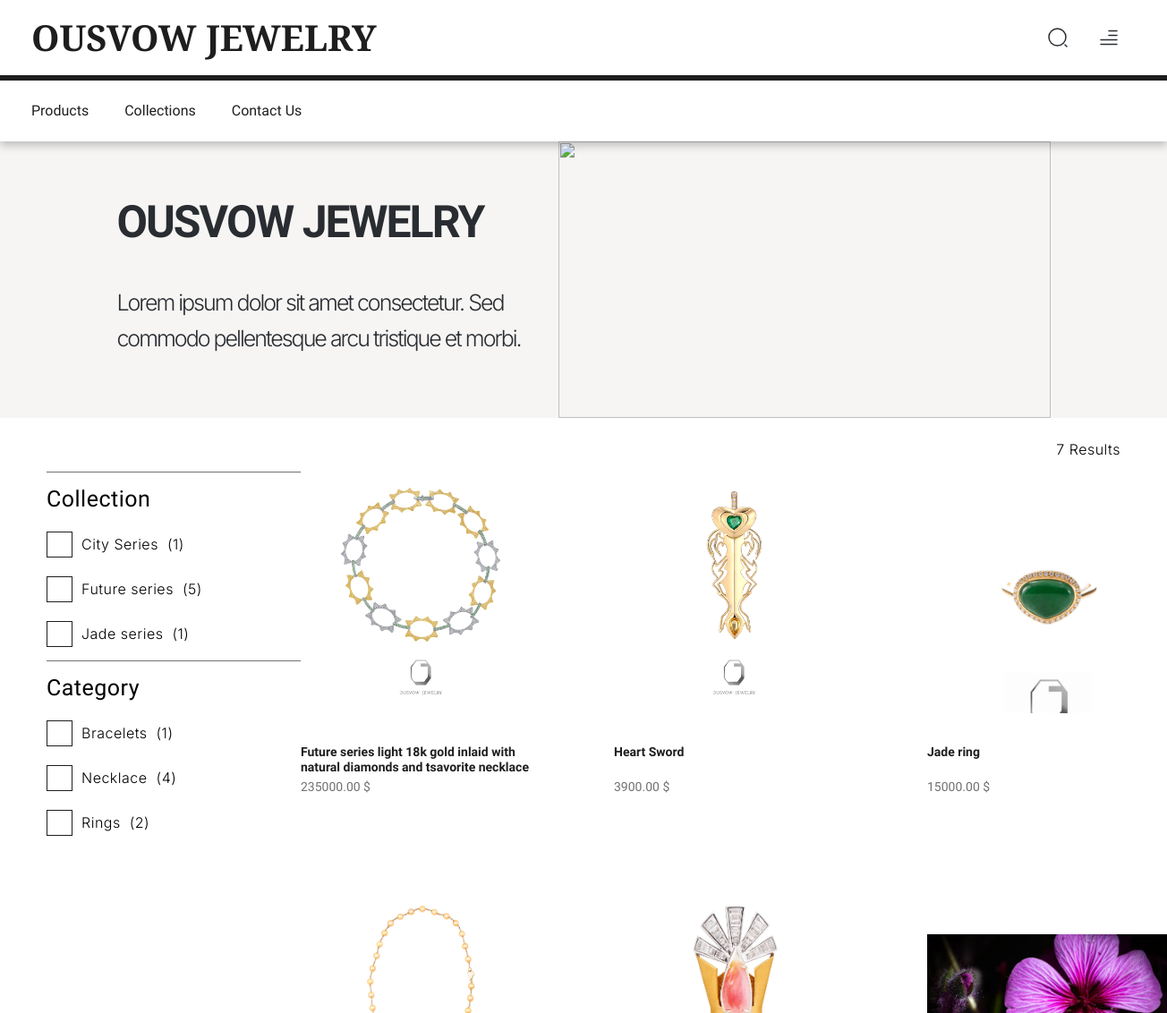
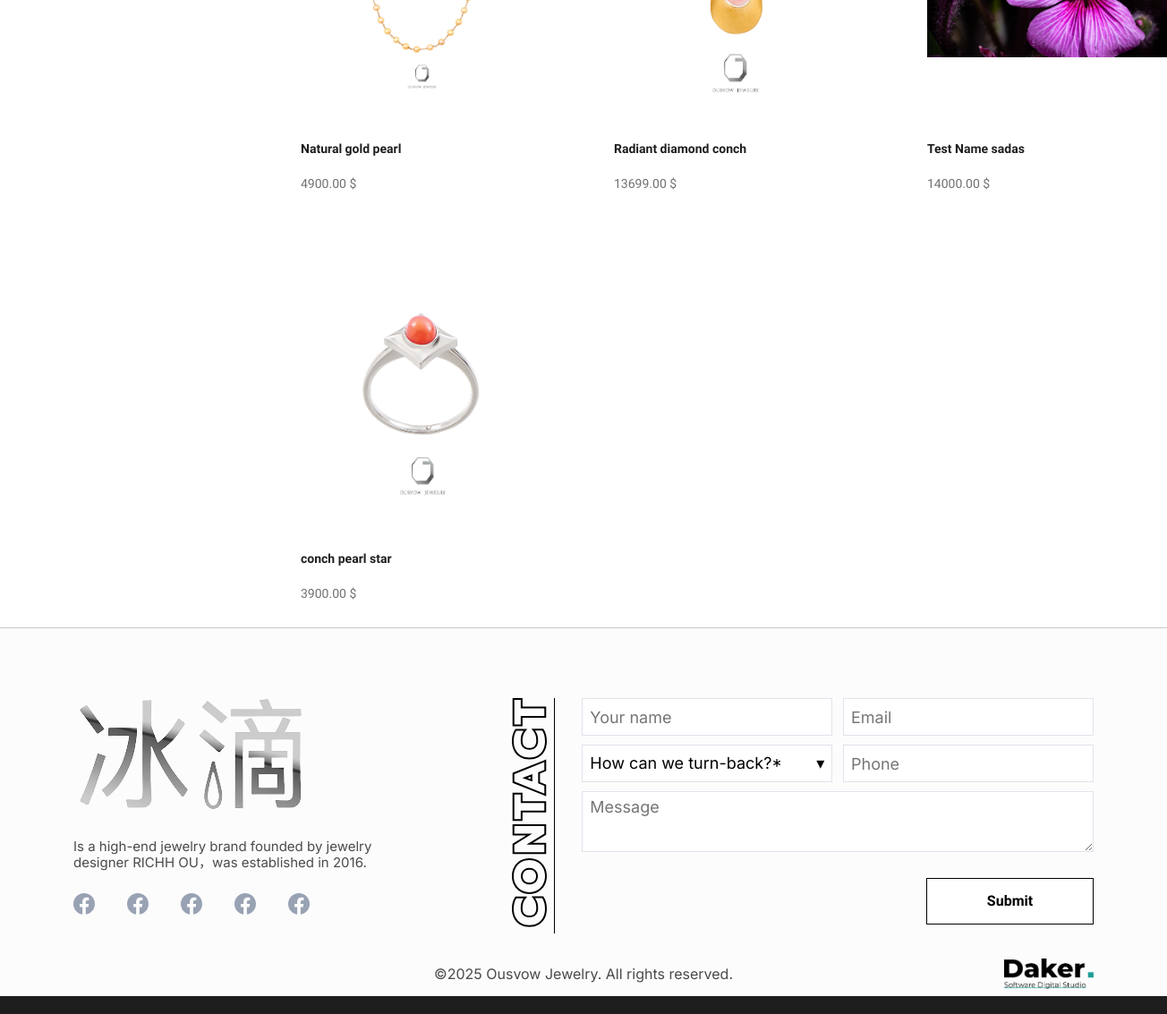
Page /catalog/ on the committed database (2 pictures, top to bottom).
### catalog/models.py (models this page shows, shortened)
class TimestampedModel(models.Model):
    created_at = models.DateTimeField(auto_now_add=True, db_index=True)
    updated_at = models.DateTimeField(auto_now=True)
    class Meta:
        abstract = True

class Collection(TimestampedModel):
    name = models.CharField(max_length=200, unique=True)
    slug = models.SlugField(max_length=220, unique=True, help_text="Auto-filled from name")
    description = models.TextField(blank=True)
    photo = models.ImageField(upload_to="collections/%Y/%m/%d/", blank=True, null=True)
    quick_link = models.URLField(
        blank=True,
        help_text="External quick link (e.g., landing or promo URL)"
    )
    class Meta:
        ordering = ["name"]
        indexes = [models.Index(fields=["slug"])]

class Category(TimestampedModel):
    name = models.CharField(max_length=200, unique=True)
    slug = models.SlugField(max_length=220, unique=True, help_text="Auto-filled from name")
    description = models.TextField(blank=True)
    class Meta:
        ordering = ["name"]
        indexes = [models.Index(fields=["slug"])]

class Product(TimestampedModel):
    collection = models.ForeignKey(  # NEW
        Collection,
        on_delete=models.PROTECT,
        related_name="products",
    )
    category = models.ForeignKey(    # как и было, но теперь к глобальной Category
        Category,
        on_delete=models.PROTECT,
        related_name="products",
    )
    name = models.CharField(max_length=250)
    slug = models.SlugField(max_length=270, unique=True, help_text="Auto-filled from name")
    description = models.TextField(blank=True)
    price = models.DecimalField(max_digits=12, decimal_places=2,
                                validators=[MinValueValidator(Decimal("0.0"))])
    currency = models.CharField(max_length=3, default="USD")
    sku = models.CharField(max_length=64, unique=True, help_text="Stock keeping unit / article code")
    material = models.CharField(max_length=20, choices=MaterialType.choices, default=MaterialType.GOLD)
    metal_color = models.CharField(max_length=10, choices=MetalColor.choices, default=MetalColor.NONE)
    metal_purity_karat = models.PositiveSmallIntegerField(blank=True, null=True, help_text="e.g., 14, 18")
    weight_grams = models.DecimalField(max_digits=7, decimal_places=2, blank=True, null=True)
    gemstone = models.CharField(max_length=120, blank=True, help_text="e.g., Diamond, Emerald")
    gemstone_carat = models.DecimalField(max_digits=6, decimal_places=3, blank=True, null=True)
    ring_size = models.CharField(max_length=16, blank=True)
    stock = models.PositiveIntegerField(default=0)
    is_active = models.BooleanField(default=True)
    class Meta:
        ordering = ["name"]
        indexes = [
            models.Index(fields=["slug"]),
            models.Index(fields=["collection"]),
            models.Index(fields=["category"]),
            models.Index(fields=["is_active"]),
        ]
    def get_absolute_url(self):
        return reverse("catalog:detail", kwargs={"slug": self.slug})

class ProductImage(TimestampedModel):
    product = models.ForeignKey(Product, on_delete=models.CASCADE, related_name="images")
    image = models.ImageField(upload_to=product_image_upload_to)
    alt_text = models.CharField(max_length=200, blank=True)
    class Meta:
        ordering = ["id"]

### catalog/views.py (the view)
# urls.py: path("catalog/", views.product_list_view, name="list"),       # /catalog/
def product_list_view(request):
    selected_collections = request.GET.getlist("collection")
    selected_categories  = request.GET.getlist("category")
    products_qs = (
        Product.objects.filter(is_active=True)
        .select_related("collection", "category")
        .prefetch_related("images")
        .order_by("name")
    )
    if selected_collections:
        products_qs = products_qs.filter(collection__slug__in=selected_collections)
    if selected_categories:
        products_qs = products_qs.filter(category__slug__in=selected_categories)
    total_results = products_qs.count()
    collections = (
        Collection.objects
        .annotate(
            product_count=Count(
                "products",
                filter=Q(products__is_active=True) &
                       (Q(products__category__slug__in=selected_categories) if selected_categories else Q()),
                distinct=True,
            )
        )
        .order_by("name")
    )
    categories = (
        Category.objects
        .annotate(
            product_count=Count(
                "products",
                filter=Q(products__is_active=True) &
                       (Q(products__collection__slug__in=selected_collections) if selected_collections else Q()),
                distinct=True,
            )
        )
        .order_by("name")
    )
    context = {
        "products": products_qs,
        "collections": collections,
        "categories": categories,
        "selected_collections": selected_collections,
        "selected_categories": selected_categories,
        "total_results": total_results,
    }
    return render(request, "catalog/product_list.html", context)

### templates/catalog/product_list.html (shortened to what this page needs)
{% extends 'base.html' %}
{% load static %}
{% block extra_css %}
<link href="{% static 'css/pages/catalog.css' %}" rel="stylesheet" />
{% endblock %}
{% block content %}
<div class="catalog__wrapper">
  <div class="catalog__image">
    <div class="catalog__image-name">
      <h2>OUSVOW JEWELRY</h2>
      <p>Lorem ipsum dolor sit amet consectetur. Sed commodo pellentesque arcu tristique et morbi.</p>
    </div>
    <div class="catalog__image-img">
      <img src="{% static 'img/catalog/back.jpg' %}" alt="" />
    </div>
  </div>
  <div class="catalog__container">
    <div class="catalog__container-results">
      <span>{{ total_results }} Results</span>
    </div>
    <div class="catalog__container-wrapper">
      <aside class="catalog__filter">
        <form id="filterForm" method="get" class="js-filter">
          <div class="catalog__filter-element">
            <div class="catalog__filter-line"></div>
            <p>Collection</p>
            {% for c in collections %}
              {% if c.product_count > 0 %}
              <div class="catalog__filter__small">
                <div class="chk">
                  <label for="col-{{ c.slug }}" class="chk__label">
                    <span class="chk__box" aria-hidden="true"></span>
                    {{ c.name }} <span>({{ c.product_count }})</span>
                  </label>
                </div>
              </div>
              {% endif %}
            {% endfor %}
          </div>
          <div class="catalog__filter-element">
            <div class="catalog__filter-line"></div>
            <p>Category</p>
            {% for cat in categories %}
              {% if cat.product_count > 0 %}
              <div class="catalog__filter__small">
                <div class="chk">
                  <label for="cat-{{ cat.slug }}" class="chk__label">
                    <span class="chk__box" aria-hidden="true"></span>
                    {{ cat.name }} <span>({{ cat.product_count }})</span>
                  </label>
                </div>
              </div>
              {% endif %}
            {% endfor %}
          </div>
        </form>
      </aside>
      <div class="catalog__results">
        {% if products %}
        {% for p in products %}
        <a class="catalog__element" href="{{ p.get_absolute_url }}">
          <div class="catalog__element-img">
            {% with img=p.images.all|first %}
            {% if img %}
            <img src="{{ img.image.url }}" alt="{{ p.name }}">
            {% else %}
            <img src="{% static 'img/catalog/catalog-placeholder.png' %}" alt="{{ p.name }}">
            {% endif %}
            {% endwith %}
          </div>
          <h4>{{ p.name }}</h4>
          <p>{{ p.price }} $</p>
        </a>
        {% endfor %}
        {% else %}
        <p>No products found.</p>
        {% endif %}
      </div>
    </div>
  </div>
</div>
{% endblock %}

### static/css/main.css (style rules this page uses)
:root { --header-h: 106px; --header-b: 6px; --nav-h: 68px; }
html { scroll-behavior: smooth; }
* { padding: 0; margin: 0; border: 0; }
*, *:before, *:after { -moz-box-sizing: border-box; -webkit-box-sizing: border-box; box-sizing: border-box; }
nav, footer, header, aside { display: block; }
html, body { height: 100%; width: 100%; font-size: 100%; line-height: 1; font-size: 14px; -ms-text-size-adjust: 100%; -moz-text-size-adjust: 100%; -webkit-text-size-adjust: 100%; }
a, a:visited { text-decoration: none; }
img { vertical-align: top; }
h1, h2, h3, h4, h5, h6 { font-size: inherit; font-weight: 400; }

### static/css/pages/catalog.css (style rules this page uses)
:root { --chk-size: 29px; --chk-border: #1e1e1e; --chk-fill: #1e1e1e; }
.catalog__wrapper { width: 100%; min-height: 500px; }
.catalog__image { height: 309px; width: 100%; display: flex; justify-content: space-between; padding: 0px 10%; background-color: #f6f5f3; }
.catalog__image-name { width: 470px; height: 100%; display: flex; flex-direction: column; justify-content: center; text-align: left; }
.catalog__image-name h2 { color: #292d32; font-family: 'Plus Jakarta Sans', sans-serif; font-weight: 600; font-size: 50px; line-height: 40px; letter-spacing: -2px; margin-bottom: 50px; }
.catalog__image-name p { color: #292d32; font-weight: 300; font-style: Light; font-size: 25px; font-family: 'Inter', sans-serif; line-height: 40px; letter-spacing: -2px; }
.catalog__image-img { width: 550px; height: 100%; }
.catalog__image-img img { width: 100%; height: 100%; object-fit: cover; }
.catalog__container { width: 1330px; margin: 0 auto; }
.catalog__container-results { margin-top: 15px; height: 45px; width: 100%; text-align: right; }
.catalog__container-results span { font-family: 'Inter', sans-serif; font-weight: 300; font-style: Light; font-size: 16px; line-height: 40px; letter-spacing: 0.5px; text-align: right; }
.catalog__container-wrapper { width: 100%; display: flex; justify-content: space-between; }
.catalog__filter { width: 297px; }
.catalog__filter-line { width: 284px; height: 1px; background-color: #717171; }
.catalog__filter-element { width: 100%; }
.catalog__filter-element p { font-family: 'Plus Jakarta Sans', sans-serif; font-weight: 500; font-style: Medium; font-size: 25px; line-height: 60px; letter-spacing: 0.5px; }
.catalog__filter__small { margin-bottom: 10px; }
.chk { display: inline-flex; align-items: center; }
.chk__label { display: inline-flex; align-items: center; gap: 10px; cursor: pointer; user-select: none; font-family: 'Inter', sans-serif; font-weight: 300; font-size: 16px; line-height: 40px; letter-spacing: 0.5px; }
.chk__box { width: var(--chk-size); height: var(--chk-size); border: 1px solid var(--chk-border); border-radius: 0; background: transparent; transition: background 0.18s ease, border-radius 0.18s ease, border-color 0.18s ease, box-shadow 0.18s ease; flex: 0 0 auto; }
.catalog__results { display: grid; grid-template-columns: repeat(3, 310px); column-gap: 40px; row-gap: 68px; width: calc(3 * 310px + 2 * 40px); margin: 0 auto; }
.catalog__element { display: flex; flex-direction: column; align-items: flex-start; width: 310px; height: 444px; text-decoration: none; }
.catalog__element-img { width: 310px; height: 310px; display: grid; place-items: center; overflow: hidden; }
.catalog__element-img img { width: 100%; height: 100%; object-fit: contain; }
.catalog__element h4 { font-weight: 600; font-family: 'Plus Jakarta Sans', sans-serif; font-size: 14px; line-height: 120%; margin-top: 35px; min-height: 40px; color: #1e1e1e; }
.catalog__element p { width: 100%; text-align: left; font: 400 14px/100% 'Plus Jakarta Sans', sans-serif; color: #717171; }
@media only screen and (max-width: 1370px) { .catalog__container { width: 1200px; } }
@media only screen and (max-width: 1370px) { .catalog__element { width: 270px; height: 390px; } }
@media only screen and (max-width: 1370px) { .catalog__element-img { width: 270px; height: 270px; } }

### rows in the picture
Collection: name "City Series", product_count "1"
Collection: name "Future series", product_count "5"
Collection: name "Jade series", product_count "1"
Category: name "Bracelets", product_count "1"
Category: name "Necklace", product_count "4"
Category: name "Rings", product_count "2"
Product: images.image (picture), name "Future series light 18k gold inlaid with natural diamonds and tsavorite necklace", price "235000.00"
Product: images.image (picture), name "Heart Sword", price "3900.00"
Product: images.image (picture), name "Jade ring", price "15000.00"
Product: images.image (picture), name "Natural gold pearl", price "4900.00"
Product: images.image (picture), name "Radiant diamond conch", price "13699.00"
Product: images.image (picture), name "Test Name sadas", price "14000.00"
Product: images.image (picture), name "conch pearl star", price "3900.00"

### other values in the picture
{{ total_results }} "7"
